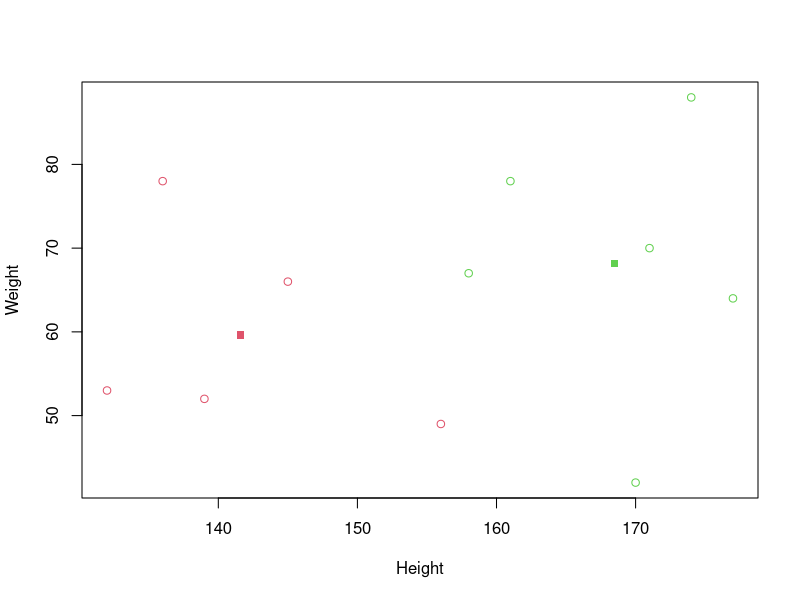
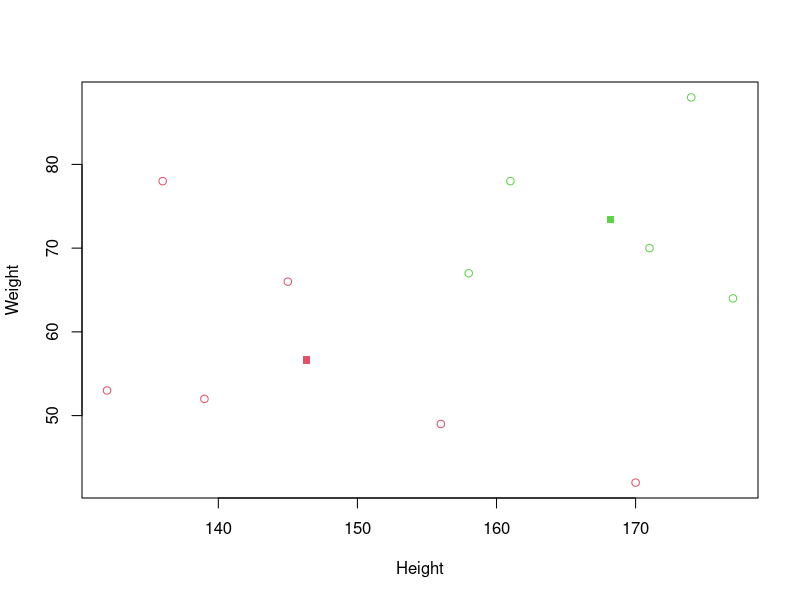
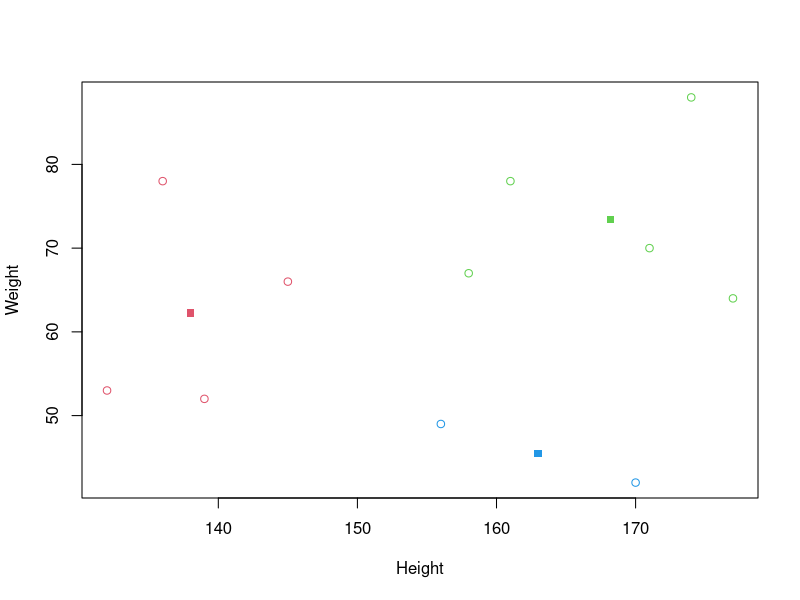
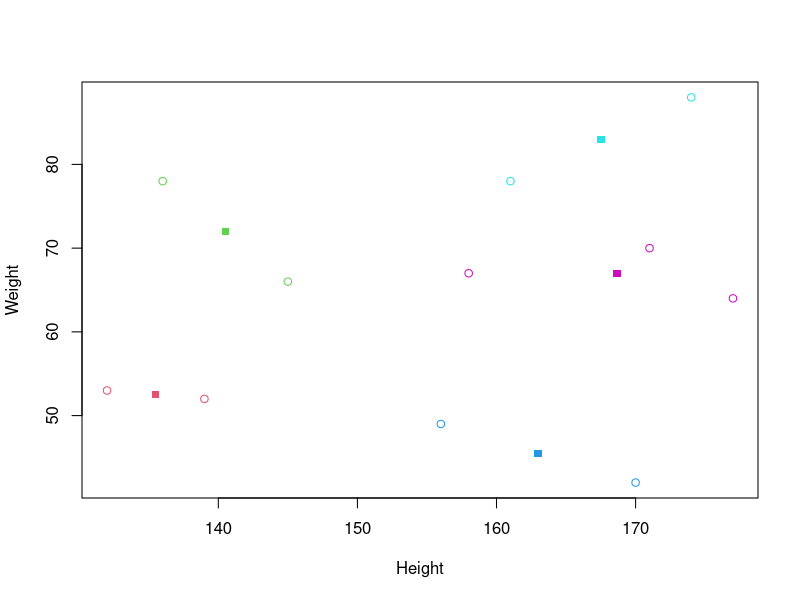
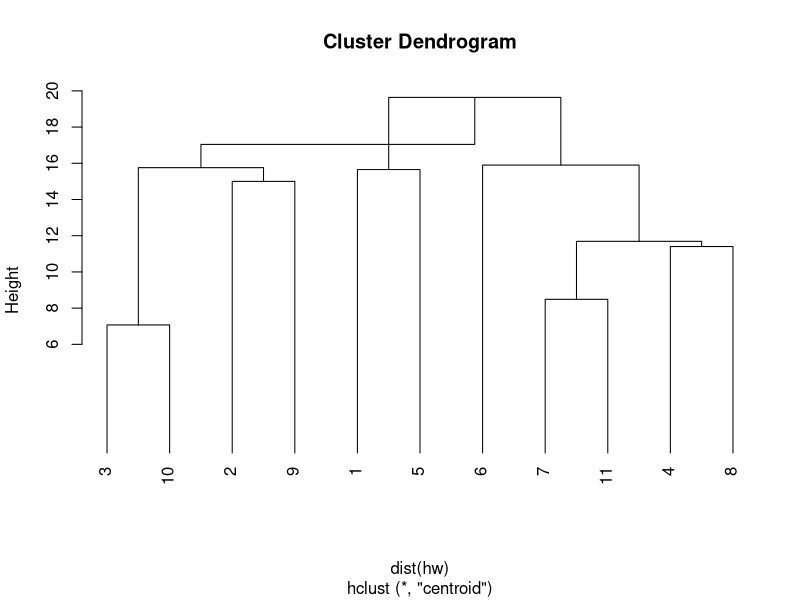
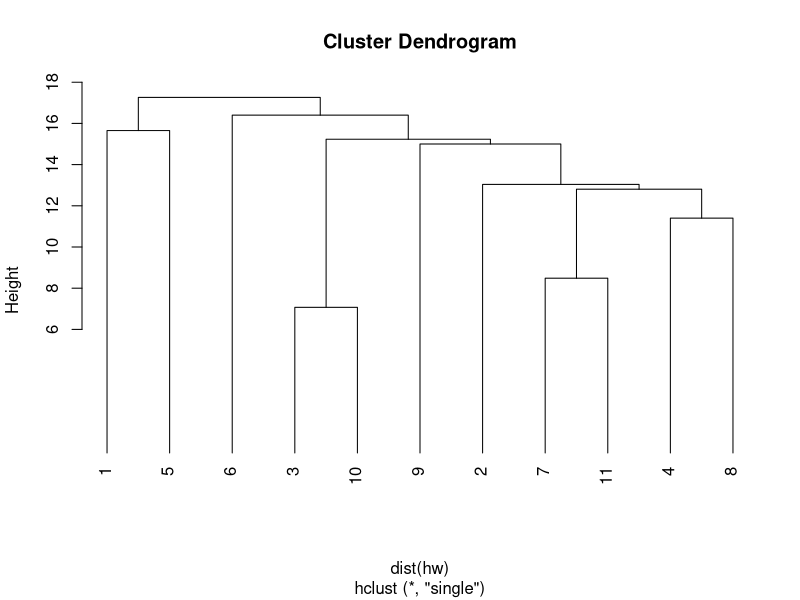
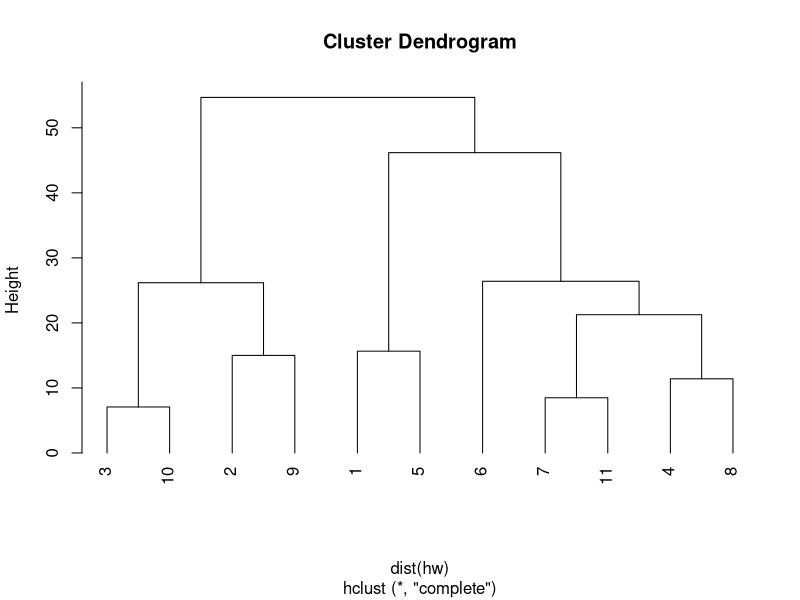
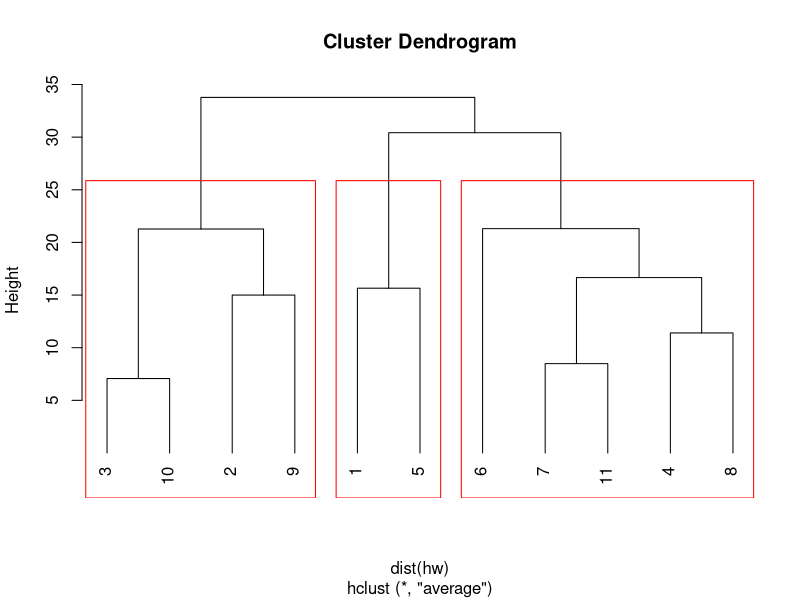

Write the R code that produced these figures, in order.
library("readr")
# LAB 1 ---------------------------------------------------------
hw = read.csv("HW.csv")

# Take random seeds from the dataset
seed1 = hw[3,]
seed2 = hw[6,]

dist = round(dist(hw), digits=2)
dist

cent_c1 = colMeans(hw[c(1,2,5,9,10),])
cent_c2 = colMeans(hw[c(4,6,7,8),])

cent_c1
cent_c2

hw_iter1 = rbind(hw, cent_c1, cent_c2)
hw_iter1

dist = round(dist(hw_iter1), digits=2)
dist

cent_c3 = colMeans(hw[c(1,2,5,9,10),])
cent_c4 = colMeans(hw[c(4,6,7,8),])

# Method had converged, centroids have now changed after first iteration


# LAB 2 ---------------------------------------------------------

# Default kmeans
hw_cluster1 = kmeans(hw, 2)
hw_cluster1

# Specified centroids with Lloyd algorithm
hw_cluster2 = kmeans(hw, centers=hw[c(3,6),], algorithm="Lloyd")
hw_cluster2
# Access the component of an object with $
hw_cluster2$size

# Cluster 1 plot
plot(hw, col=hw_cluster1$cluster+1)
points(hw_cluster1$centers, col=2:3,pch=15)

# Cluster 2 plot
plot(hw, col=hw_cluster2$cluster+1)
points(hw_cluster2$centers, col=2:3,pch=15)

# Investigating 3 clusters
hw_cluster3 = kmeans(hw, 3)
plot(hw, col=hw_cluster3$cluster+1)
points(hw_cluster3$centers, col=2:4,pch=15)

# Investigating 5 clusters
hw_cluster4 = kmeans(hw, 5)
plot(hw, col=hw_cluster4$cluster+1)
points(hw_cluster4$centers, col=2:6,pch=15)


# Hierarchical Cluster - Different distance measures
hw_hierClust1 = hclust(dist(hw), method="centroid")
plot(hw_hierClust1, hang=-1)

hw_hierClust2 = hclust(dist(hw), method="single")
plot(hw_hierClust2, hang=-1)

hw_hierClust3 = hclust(dist(hw), method="complete")
plot(hw_hierClust3, hang=-1)

hw_hierClust4 = hclust(dist(hw), method="average")
plot(hw_hierClust4, hang=-1)
# Drawing a box border around a number of clusters
rect.hclust(hw_hierClust4,k=3,border="red")

